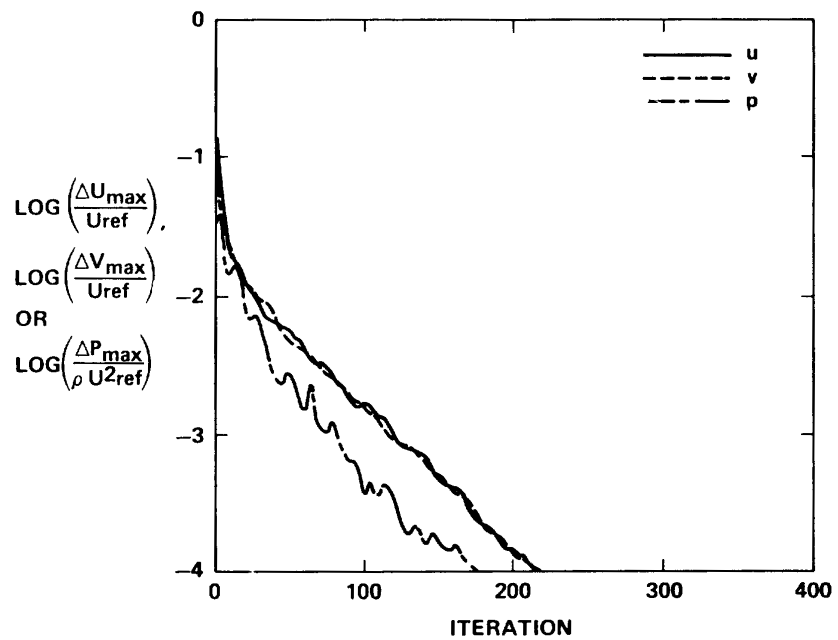
#> input picture redraw/fig8_deskew.png, 1676 x 1280 px (shown at 1/2 size)
$ python fig8.py
#> lines starting #> are read from the running program, lines starting #| are printed output that depends on the picture; after the words box and inside, x2 and y2 are one past the last pixel; in counts of white or black regions, pixels touching at a corner belong together
### redraw/digit.py
import numpy as np
from PIL import Image, ImageDraw
from scipy import ndimage as ndi

def load(path, thr=128):
#> called with path = 'fig8_deskew.png', thr = 128
    g = np.asarray(Image.open(path).convert("L"), np.float32)
    return g, g < thr

# [26 lines left out: functions runs, frame, ticks, not called in this run]

def calib(px, val):
    px, val = np.asarray(px, float), np.asarray(val, float)
    A = np.vstack([px, np.ones_like(px)]).T; (a, b), *_ = np.linalg.lstsq(A, val, rcond=None)
    res = (val - (a * px + b)) / a
    return a, b, float(np.sqrt(np.mean(res ** 2)))

# [12 lines left out: function markers, not called in this run]

def refine_circle(ink, x, y, r):
    w = ink[y - r: y + r + 1, x - r: x + r + 1]; yy, xx = np.nonzero(w)
    return (x - r + xx.mean(), y - r + yy.mean()) if len(xx) else (x, y)

# [46 lines left out: functions trace, ink_distance, not called in this run]

def coverage(ink, paths, region, radius=2.5):
    m = np.zeros_like(ink)
    for p in paths:
        xs = np.clip(p[:, 0].round().astype(int), 0, ink.shape[1] - 1); ys = np.clip(p[:, 1].round().astype(int), 0, ink.shape[0] - 1)
        m[ys, xs] = True
    near = ndi.distance_transform_edt(~m) <= radius
    tgt = ink & region
    return float((tgt & near).sum() / max(tgt.sum(), 1)), tgt & ~near

# [19 lines left out: function trace_fn, not called in this run]

def chain(mask, x0, x1, y0, y1, start, end=None, gap=60, cost=None, gapw=3.0):
    from scipy.spatial import cKDTree
    from skimage.morphology import skeletonize
    from scipy.sparse import coo_matrix
    from scipy.sparse.csgraph import dijkstra
    sk = skeletonize(mask[int(y0):int(y1), int(x0):int(x1)]); ys, xs = np.nonzero(sk)
    P = np.stack([xs + int(x0), ys + int(y0)], 1).astype(float)
    if len(P) < 10: return np.zeros((0, 2))
    pr = np.array(list(cKDTree(P).query_pairs(gap)))
    if not len(pr): return np.zeros((0, 2))
    d = np.hypot(*(P[pr[:, 0]] - P[pr[:, 1]]).T); w = np.where(d <= 1.5, d, 1.5 + (d - 1.5) * gapw)
    if cost is not None:
        c = cost[P[:, 1].astype(int), P[:, 0].astype(int)]; w = w * (c[pr[:, 0]] + c[pr[:, 1]]) / 2
    G = coo_matrix((np.r_[w, w], (np.r_[pr[:, 0], pr[:, 1]], np.r_[pr[:, 1], pr[:, 0]])), shape=(len(P), len(P))).tocsr()
    i = int(np.argmin(np.hypot(*(P - start).T))); j = int(np.argmin(np.hypot(*(P - end).T)))
    dist, pred = dijkstra(G, indices=i, return_predecessors=True)
    if not np.isfinite(dist[j]): return np.zeros((0, 2))
    path = [j]
    while path[-1] != i: path.append(pred[path[-1]])
    return P[path[::-1]]

### redraw/fig8.py
import sys, json, csv; sys.path.insert(0, ".")
from digit import *
SRC = "fig8_deskew.png"
g, ink = load(SRC)
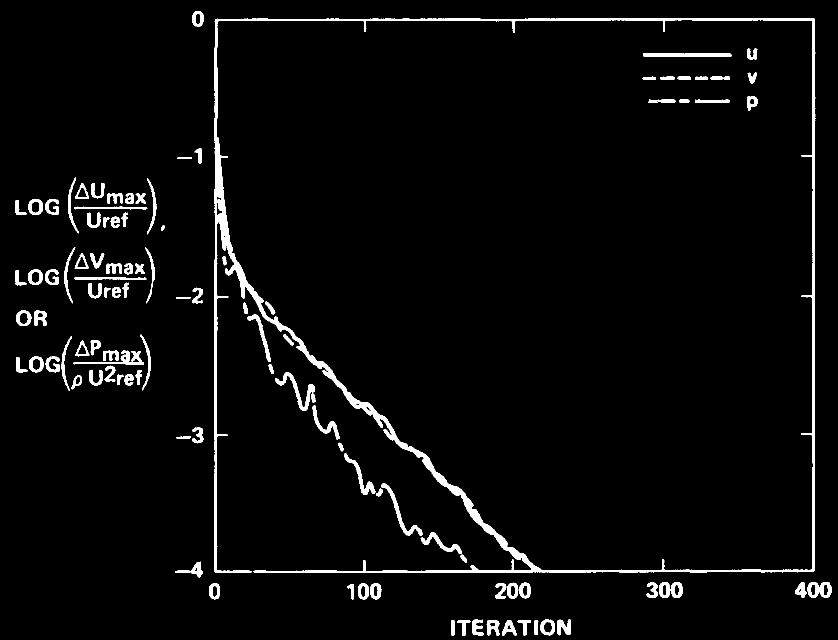
#> ink: shape (1280, 1676) bool (shown at 1/2 size); 3.5% white; 107 white regions, largest, box (x1, y1, x2, y2) and area: (428, 36, 1631, 1146) 35246, (550, 744, 630, 821) 1270, (762, 967, 846, 1072) 1142
X0, X1, Y0, Y1 = 431, 1627, 39, 1142
ax, bx, rx = calib([431.25, 729.0, 1025.75, 1326.25, 1626.75], [0, 100, 200, 300, 400])
ay, by, ry = calib([39.0, 312.5, 592.75, 868.5, 1142.25], [0, -1, -2, -3, -4])
px = lambda it, lv: ((it - bx) / ax, (lv - by) / ay)
inside = np.zeros_like(ink); inside[Y0 + 3:Y1 - 2, X0 + 3:X1 - 2] = True
legend = np.zeros_like(ink); legend[60:230, 1270:1560] = True
ticks_band = np.zeros_like(ink); ticks_band[Y0:Y1, X0:X0 + 3] = True; ticks_band[Y0:Y1, X1 - 18:X1] = True;
for t in (729.0, 1025.75, 1326.25): ticks_band[Y0:Y0 + 18, int(t) - 4:int(t) + 5] = True; ticks_band[Y1 - 18:Y1, int(t) - 4:int(t) + 5] = True
ticks_band[Y1 - 3:Y1 + 2, X0:X1] = True
work = ink & inside & ~legend & ~ticks_band
#> work: shape (1280, 1676) bool; 0.98% white; 43 white regions (17 under 20 px), largest, box (x1, y1, x2, y2) and area: (434, 274, 1082, 1139) 13297, (550, 744, 630, 821) 1270, (762, 967, 846, 1072) 1142
paths = {}; out = {}
U0, U1 = np.array(px(0.3, -0.87)), np.array(px(219, -4.0)); P0, P1 = np.array(px(2, -1.35)), np.array(px(178, -4.0))
paths["u"] = chain(work, X0 + 1, X1 - 20, Y0 + 3, Y1 - 1, U0, U1)
#> in chain, `sk = skeletonize(mask[int(y0):int(y1), int(x0):int(x1)])`:
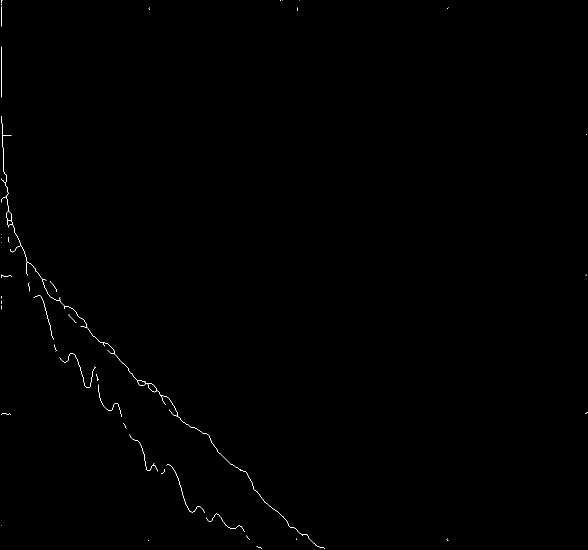
#> sk: shape (1099, 1175) bool (shown at 1/2 size); 0.19% white in thin lines or dots
#> in chain, `ys, xs = np.nonzero(sk)`: ys = 2439 values from 0 to 1096; xs = 2439 values, max 1174 at index 1627, min 2 at index 6, mean 223.5
#> in chain, `P = np.stack([xs + int(x0), ys + int(y0)], 1).astype(float)`: P = 2439 pairs, first value 434 to 1606, second value 42 to 1138
#> in chain, `pr = np.array(list(cKDTree(P).query_pairs(gap)))`: pr = 181999 pairs, first value 0 to 2437, second value 1 to 2438
#> in chain, `i = int(np.argmin(np.hypot(*(P - start).T)))`: i = 177
#> in chain, `j = int(np.argmin(np.hypot(*(P - end).T)))`: j = 2438
#> in chain, `dist, pred = dijkstra(G, indices=i, return_predecessors=True)`: pred = 2439 values, max 2437 at index 2438, min -9999 at index 2, mean 947.5
#> in chain, `path = [j]`: path = [2438]
#> after the loop in chain, `while path[-1] != i: path.append(pred[path[-1]])`: path = 1031 values, max 2438 at index 0, min 177 at index 1030, mean 1210
um = np.zeros_like(ink); um[paths["u"][:, 1].astype(int), paths["u"][:, 0].astype(int)] = True
cst = np.where(ndi.distance_transform_edt(~um) <= 5, 4.0, 1.0)
VIA = [P0, np.array(px(7, -1.83)), np.array(px(65, -2.62)), P1]
paths["p"] = np.vstack([chain(work, X0 + 1, X1 - 20, Y0 + 3, Y1 - 1, a, b, cost=cst, gapw=8.0) for a, b in zip(VIA[:-1], VIA[1:])])
u = paths["u"]; pp = paths["p"]
#> after `u = paths['u']`: u = 1031 pairs, first value 435 to 1081, second value 279 to 1138
#> after `pp = paths['p']`: pp = 1048 pairs, first value 442 to 955, second value 411 to 1138
taken = np.zeros_like(ink)
for p in (u, pp): taken[np.clip(p[:, 1].round().astype(int), 0, ink.shape[0] - 1), np.clip(p[:, 0].round().astype(int), 0, ink.shape[1] - 1)] = True
#> this loop made 2 passes
#> taken: shape (1280, 1676) bool; 0.09% white in thin lines or dots, all inside (x1, y1, x2, y2) = (435, 279, 1082, 1139)
near = ndi.distance_transform_edt(~taken)
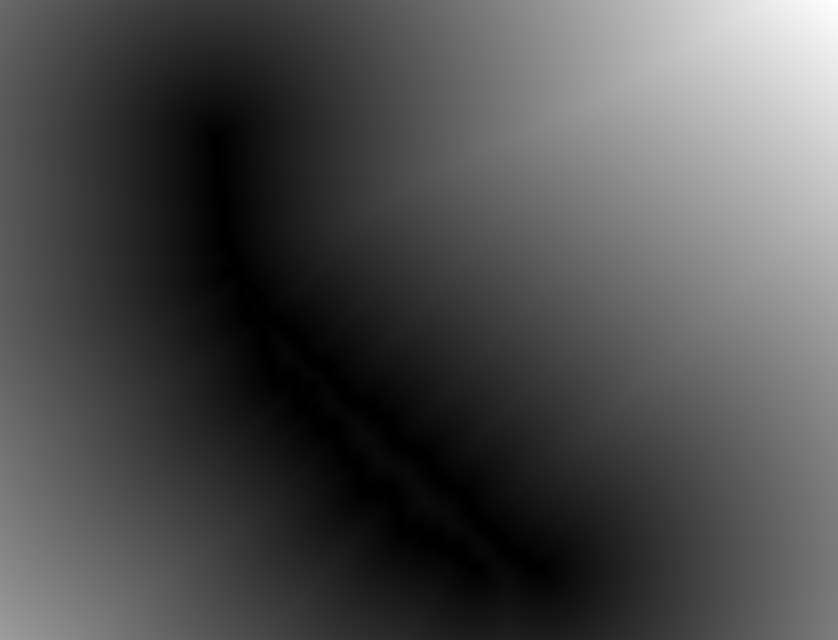
#> near: shape (1280, 1676) float64 (shown at 1/2 size); min 0, max 1230.4, mean 374.7; drawn with min black and max white
rest = work & (near > 3.5)
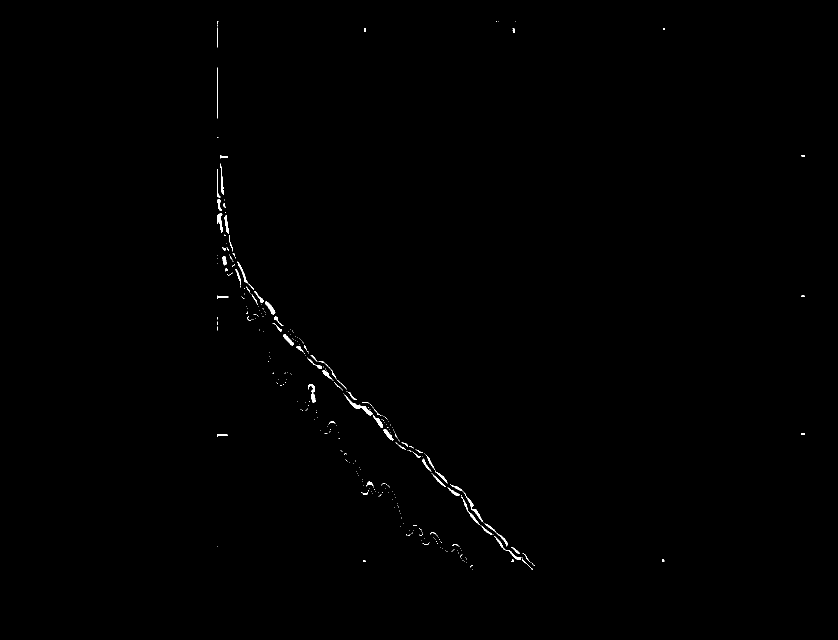
#> rest: shape (1280, 1676) bool (shown at 1/2 size); 0.3% white; 314 white regions (249 under 20 px), largest, box (x1, y1, x2, y2) and area: (689, 789, 745, 831) 360, (900, 969, 965, 1044) 315, (434, 427, 445, 466) 219
vy = np.full(len(u), np.nan)
for i, (x, y) in enumerate(u):
    col = np.nonzero(rest[int(max(y - 20, 0)):int(y + 21), int(x)])[0]
    if len(col): vy[i] = y - 20 + np.median(col)
#> this loop made 1031 passes
#> x on passes 18 to 20: 436, 436, 436
ok = np.isfinite(vy); lab_, n_ = ndi.label(ok)
#> after `lab_, n_ = ndi.label(ok)`: lab_ = 1031 values, max 16 at index 988, min 0 at index 17, mean 9.3; n_ = 16
for k in range(1, n_ + 1):
    if (lab_ == k).sum() < 4: ok[lab_ == k] = False
v = u[:, 1].copy(); ii = np.nonzero(ok)[0]
#> after `v = u[:, 1].copy()`: v = 1031 values, max 1138 at index 1029, min 279 at index 0, mean 735.5
#> after `ii = np.nonzero(ok)[0]`: ii = 894 values from 0 to 1018
off = np.zeros(len(u)); off[ok] = vy[ok] - u[ok, 1]
#> after `off = np.zeros(len(u))`: off = 1031 values from 0 to 0
for a, b in zip(ii[:-1], ii[1:]):
    if 1 < b - a <= 30: off[a:b] = np.interp(np.arange(a, b), [a, b], [off[a], off[b]])
#> this loop made 893 passes
#> (a, b) on passes 1 to 3: (0, 1), (1, 2), (2, 3)
#> after the loop, off = 1031 values, max 20 at index 93, min -20 at index 16, mean 0.806
off = ndi.uniform_filter1d(off, 5); paths["v"] = np.stack([u[:, 0], u[:, 1] + off], 1)
#> after `off = ndi.uniform_filter1d(off, 5)`: off = 1031 values, max 18.7 at index 95, min -18.67 at index 370, mean 0.806
for name in ("u", "v", "p"):
    p = paths[name]; data = [(ax * x + bx, ay * y + by) for x, y in p]
    with open(f"fig8_{name}.csv", "w") as f:
        w = csv.writer(f); w.writerow(["iteration", "log10_correction"]); [w.writerow([round(a, 2), round(b, 4)]) for a, b in data]
    out[name] = dict(points=len(p), iterations=[round(data[0][0], 1), round(data[-1][0], 1)], start=round(data[0][1], 3))
#> after the loop, out = 3 items
core = inside & ~legend & ~ticks_band
cov, miss = coverage(work, list(paths.values()), core)
#> the loop in coverage, `for p in paths:` made 3 passes
#> after the loop in coverage, `for p in paths:`:
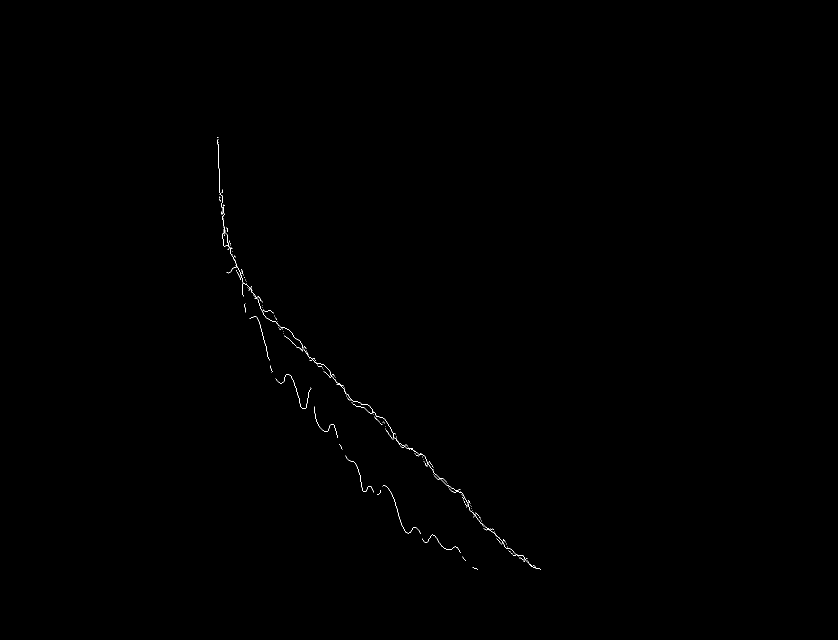
#> m: shape (1280, 1676) bool (shown at 1/2 size); 0.13% white in thin lines or dots, all inside (x1, y1, x2, y2) = (435, 274, 1082, 1139)
#> in coverage, `near = ndi.distance_transform_edt(~m) <= radius`: near: shape (1280, 1676) bool; 0.73% white; 13 white regions, largest, box (x1, y1, x2, y2) and area: (433, 272, 1084, 1141) 11061, (549, 746, 625, 820) 899, (763, 969, 844, 1070) 823
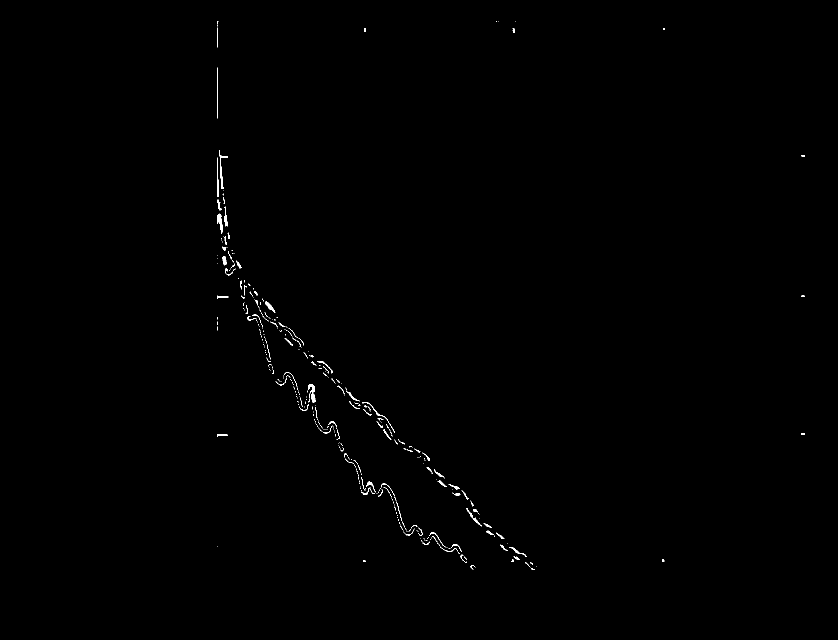
#> miss: shape (1280, 1676) bool (shown at 1/2 size); 0.3% white in thin lines or dots, all inside (x1, y1, x2, y2) = (434, 42, 1609, 1139)
#> cov = 0.698
print(json.dumps(out, indent=0)); print(f"curve ink explained {cov:.1%}; calibration rms x {rx:.2f}px y {ry:.2f}px")
#> (printed output is left out)
im = Image.open(SRC).convert("RGB"); d = ImageDraw.Draw(im)
for (name, p), c in zip(paths.items(), ((220, 0, 0), (0, 160, 0), (0, 110, 230))): d.line([tuple(q) for q in p], fill=c, width=2)
#> this loop made 3 passes
#> (name, c) on passes 1 to 3: ('u', (220, 0, 0)), ('p', (0, 160, 0)), ('v', (0, 110, 230))
ys, xs = np.nonzero(miss); [d.point((x, y), fill=(255, 0, 255)) for x, y in zip(xs, ys)]
#> after `ys, xs = np.nonzero(miss)`: ys = 6348 values from 42 to 1138; xs = 6348 values, max 1608 at index 241, min 434 at index 0, mean 677.1
im.save("fig8_overlay.png")
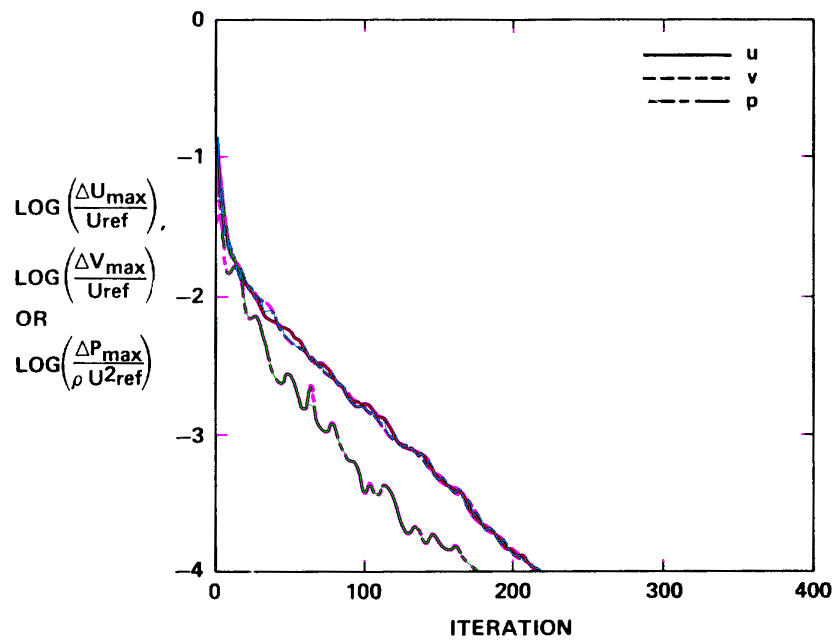
#> saved as fig8_overlay.png: PIL image 1676x1280 RGB (shown at 1/2 size); mean R, G, B 246.9, 246.3, 247.1
